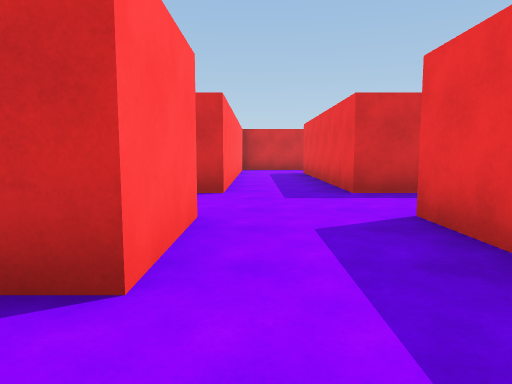
[1] (above)

12 first-person views from a walk through a 3-D level made in the Unity game engine. The camera is 1.2 m above the floor, tilts 6° down and sees 70° across. The floor is counted in squares, 2 m on a side. Each view is taken from the middle of a square. On the plan, view 1 faces up. The plan holds only what a view shows up to about 10 squares ahead; the rest is blank. The place goes on beyond the plan.

[2]
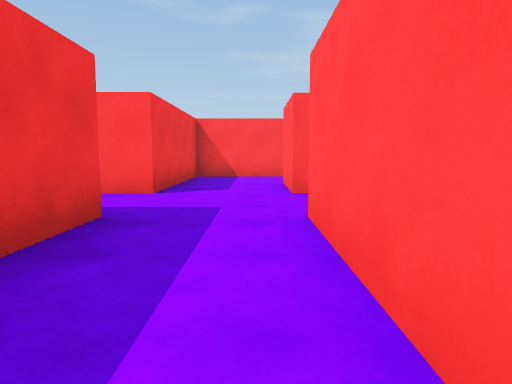

[3]
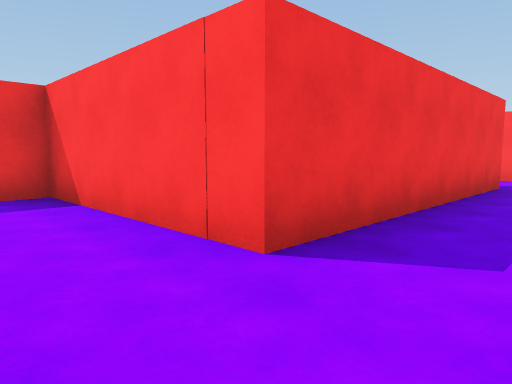

[4]
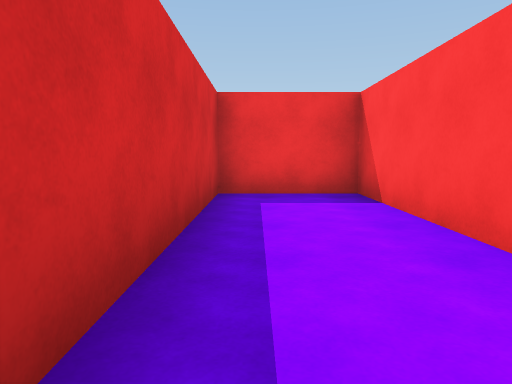

[5]
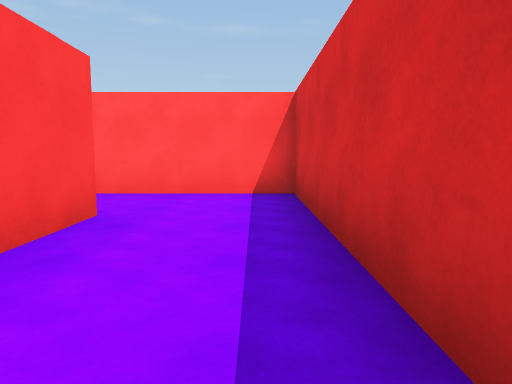

[6]
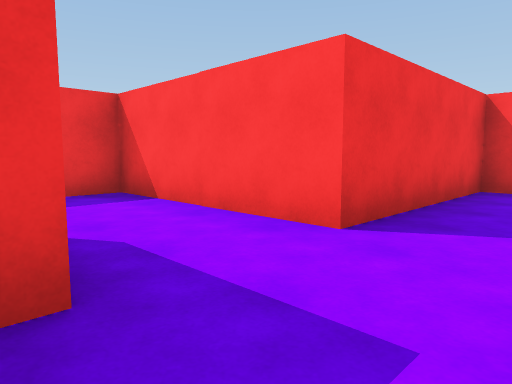

[7]
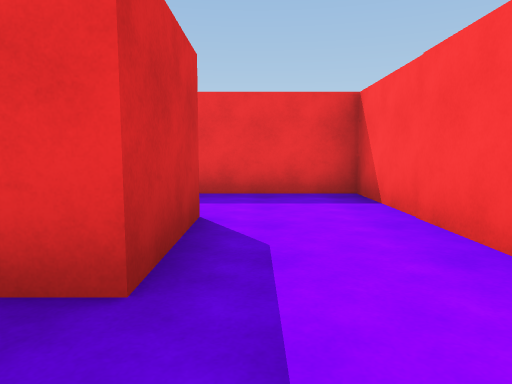

[8]
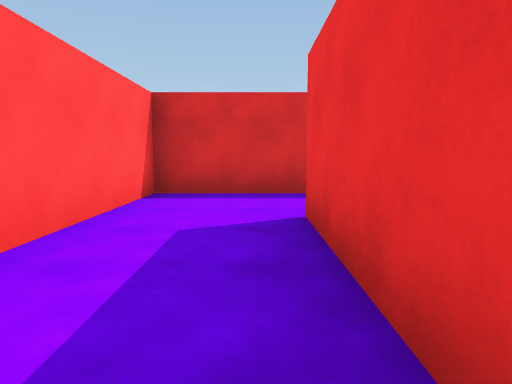

[9]
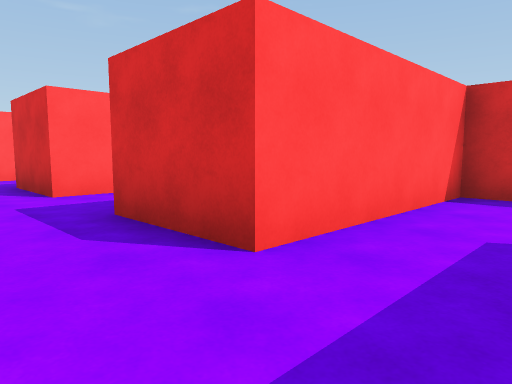

[10]
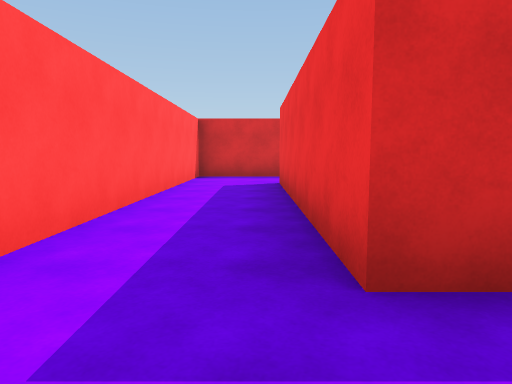

[11]
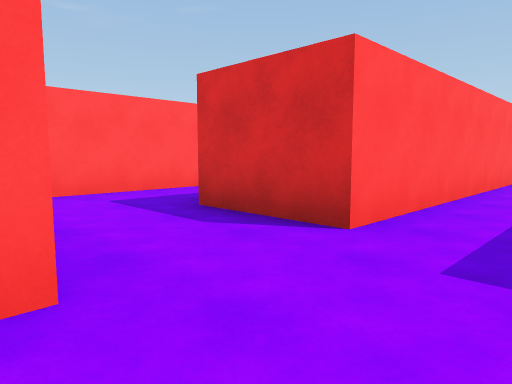

[12]
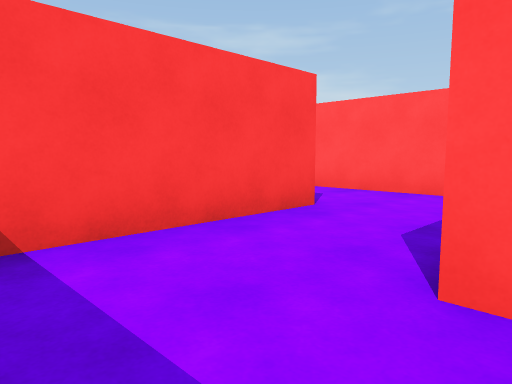

### Floor plan
Points are (right, up) in squares from view 1. A wall is a line through its corners. A room is listed if a view was taken in it or the views show most of it. See-through windows are left out.
Room 1 (views 1, 11, 12)
walls: (-0.5, 3.5) (-0.5, 1.5); (-0.4, -0.5) (1.5, -0.5) (1.5, 3.5)
ways out: opening at (0.5, 2.5) to room 2; opening at (-1.5, 0.5)
Room 2 (views 2, 3, 4, 5, 6, 7, 10)
walls: (3.5, 5.5) (1.5, 5.5) (1.5, 11.5) (5.5, 11.5) (5.5, 13.6) (-0.5, 13.6) (-0.5, 5.5); (1.5, 3.5) (3.5, 3.5)
ways out: opening at (0.5, 2.5) to room 1; opening at (2.5, 4.5) to room 3; opening at (-1.5, 4.5)
Room 3 (views 8, 9)
walls: (3.5, 7.5) (3.5, 5.5); (3.5, 3.5) (5.5, 3.5) (5.5, 7.5)
ways out: opening at (2.5, 4.5) to room 2; opening at (4.5, 6.5)

Where each view was taken, in squares from view 1:
view 1: 0 up, 0 right, facing up
view 2: 9 up, 0 right, facing down
view 3: 13 up, 0 right, facing down-right
view 4: 13 up, 0 right, facing right
view 5: 13 up, 5 right, facing left
view 6: 6 up, 0 right, facing down-right
view 7: 5 up, 0 right, facing right
view 8: 4 up, 5 right, facing up
view 9: 4 up, 5 right, facing up-left
view 10: 4 up, 1 right, facing up
view 11: 3 up, 1 right, facing up-left
view 12: 2 up, 1 right, facing down-left
